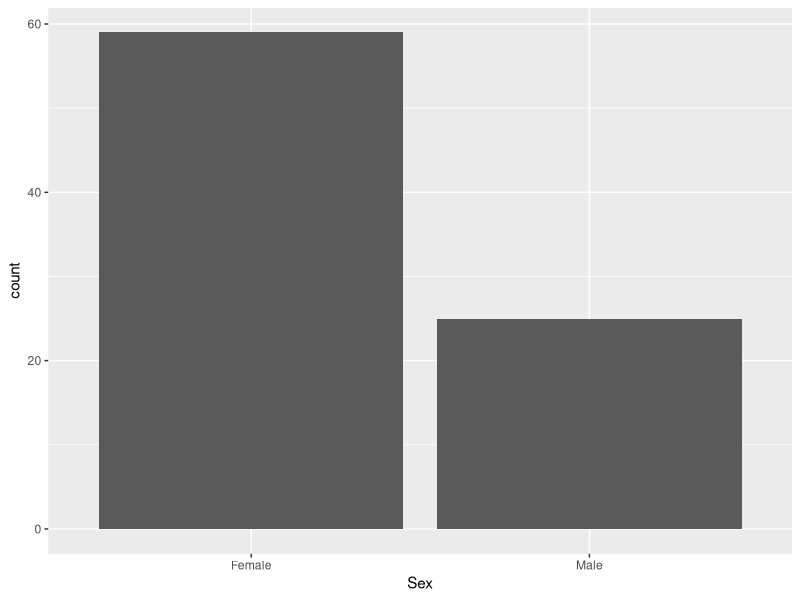
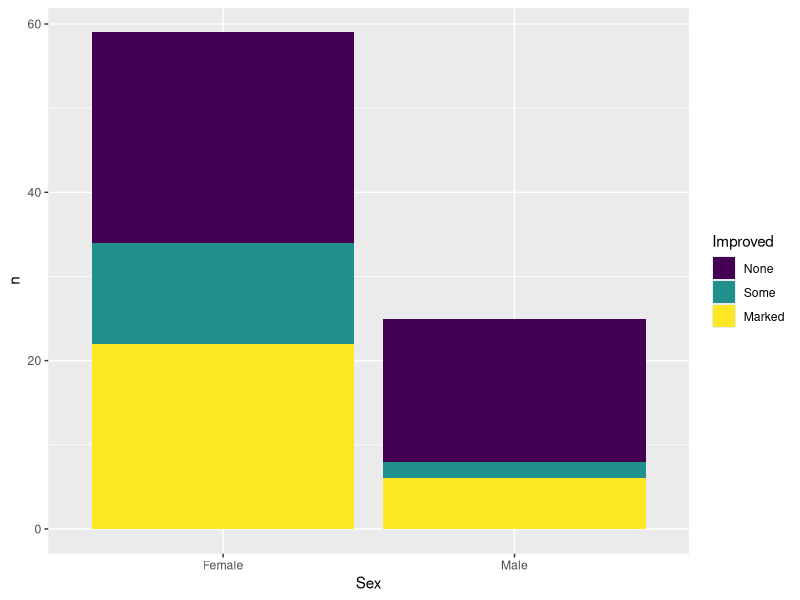
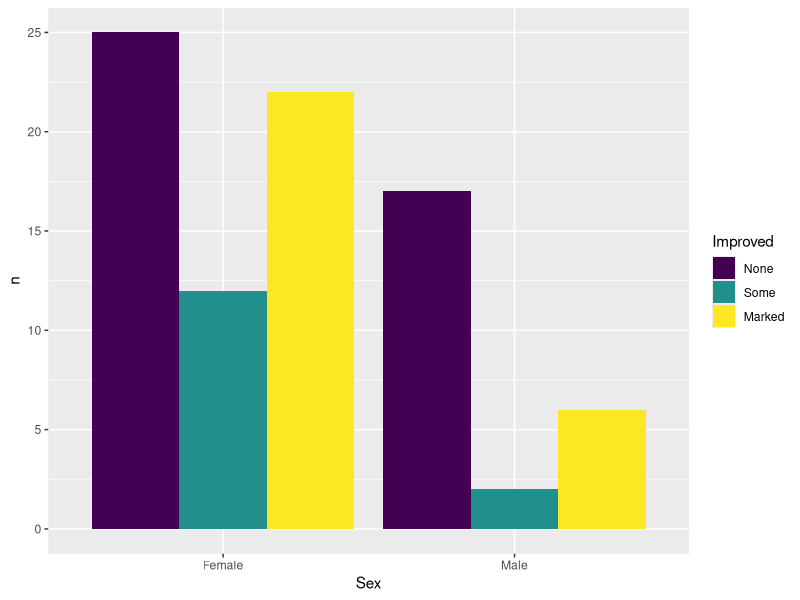
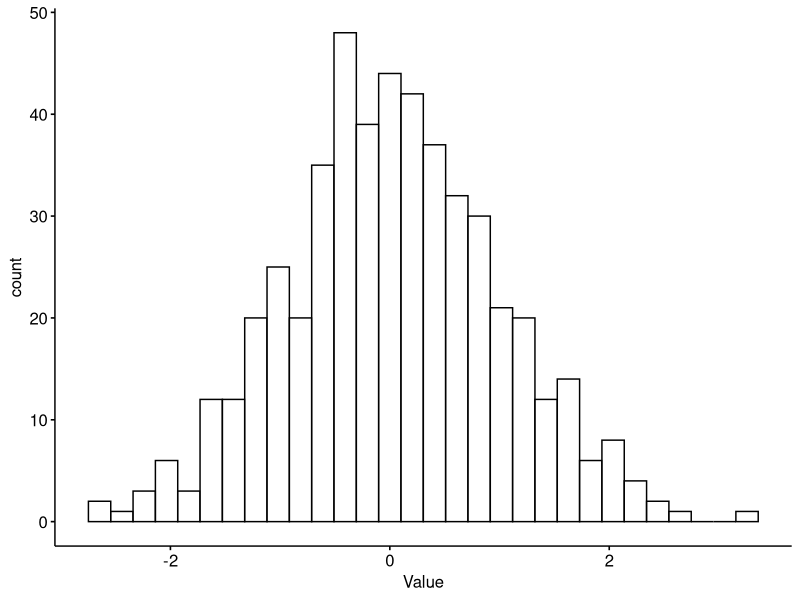
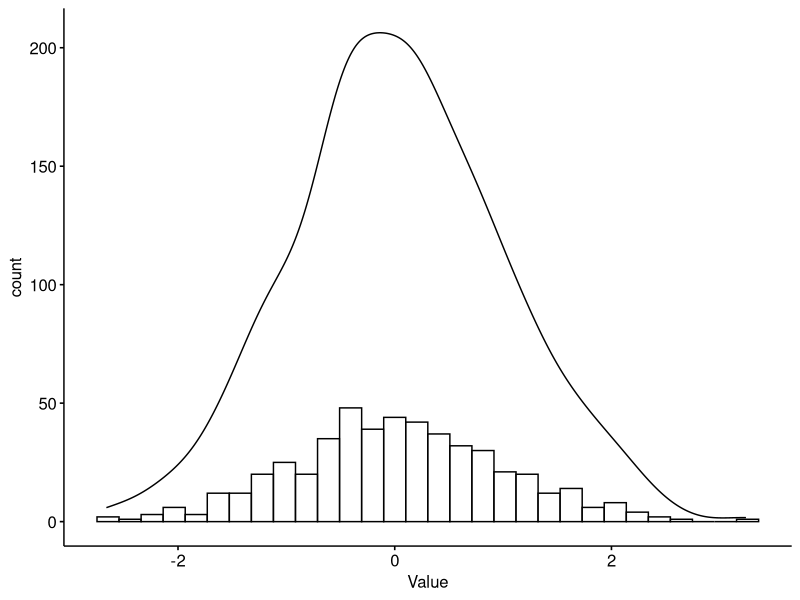
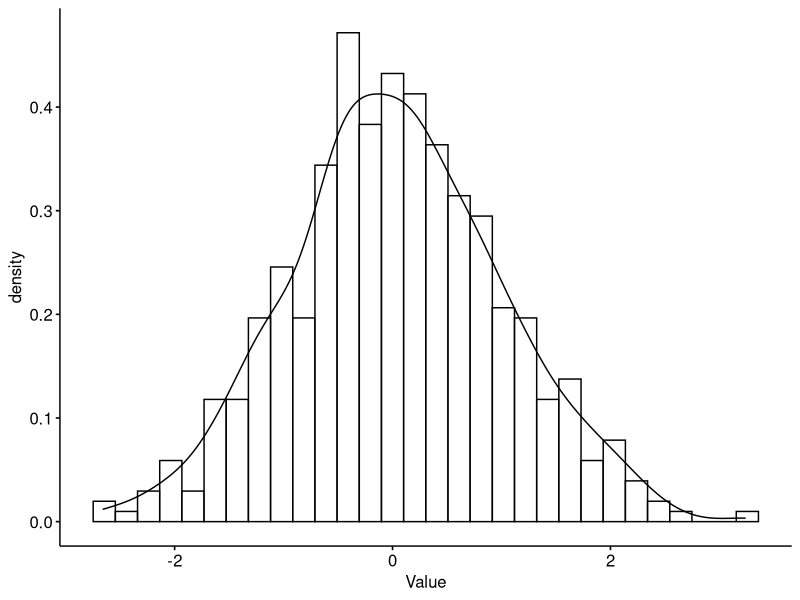
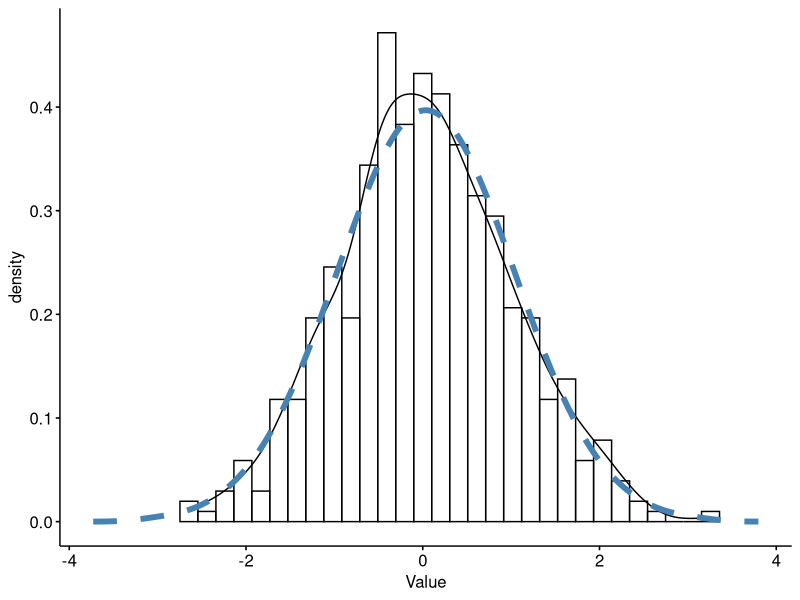
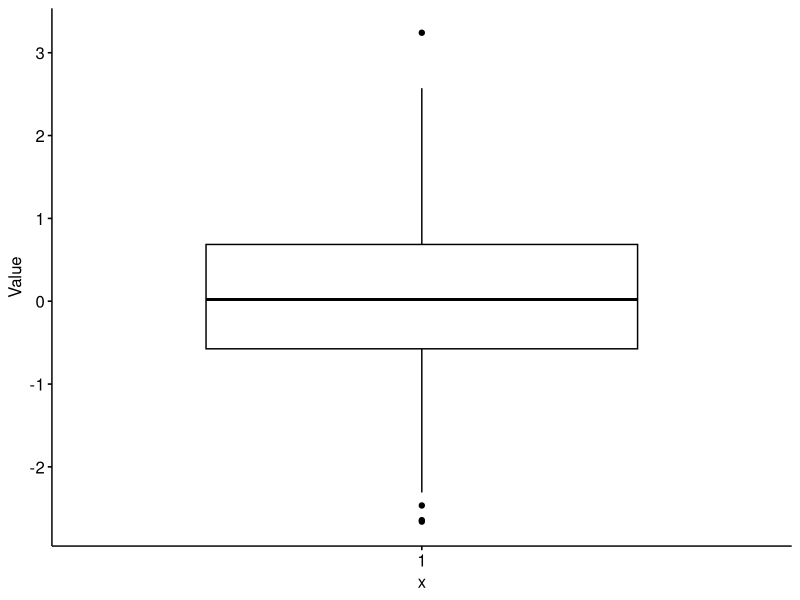

Generate these figures, in order, with R:
## ---- chunk 1
knitr::opts_chunk$set(echo = TRUE,message=FALSE)
## ---- chunk 2
## Load the packages we will need
library(dplyr)
library(ggplot2)
library(rstatix)
library(ggpubr)
library(vcd)
## ---- chunk 3
#let's use the'Arthritis' dataset in the 'vcd' package 
Arthritis
## ---- chunk 4
##one way table (count of one variable)
count(Arthritis,Sex)
## ---- chunk 5
ggplot(Arthritis, aes(x = Sex)) + geom_bar()
## ---- chunk 6
#to get proportion of males and females
freq_table(Arthritis,Sex) 
## ---- chunk 7
count(Arthritis,Sex,Improved)
## ---- chunk 8
count(Arthritis,Sex,Improved) %>% 
ggplot(aes(x = Sex, fill = Improved, y = n)) + geom_col()
## ---- chunk 9
count(Arthritis,Sex,Improved) %>% 
ggplot(aes(x = Sex, fill = Improved, y = n)) + geom_col(position = "dodge")
## ---- chunk 10
freq_table(Arthritis,Sex, Improved)
## ---- chunk 11
freq_table(Arthritis,Improved, Sex)
## ---- chunk 12
Arthritis %>% 
  count(Improved, Treatment) %>% 
  tidyr::pivot_wider(values_from = n,names_from = Improved)
##would also work with names_from Treatment
## ---- chunk 13
Arthritis %>% 
  count(Improved, Treatment) %>% 
  tidyr::pivot_wider(values_from = n,names_from = Improved) %>% 
select(-Treatment)  %>% 
  chisq_test()
## ---- chunk 14
Arthritis %>% 
  count(Improved, Treatment) %>% 
  tidyr::pivot_wider(values_from = n,names_from = Improved) %>%
select(-Treatment)  %>% 
  chisq_test() %>% expected_freq()
## ---- chunk 15
Arthritis %>% 
  count(Improved, Sex) %>% 
  tidyr::pivot_wider(values_from = n,names_from = Improved) %>% 
  select(-Sex)  %>% 
  chisq_test 
## ---- chunk 16
Arthritis %>% 
  count(Improved, Sex) %>% 
  tidyr::pivot_wider(values_from = n,names_from = Improved) %>% 
 select(-Sex)  %>% 
  fisher_test
## ---- chunk 17
Arthritis %>% 
  count(Improved, Sex) %>% 
  tidyr::pivot_wider(values_from = n,names_from = Improved) %>% 
  select(-Sex)  %>% 
  chisq_test %>% 
  expected_freq()
## ---- chunk 18
library(readr)
df1 <- read_csv("data/normal_example.csv")
## ---- chunk 19
View(df1)
## ---- chunk 20
gghistogram(df1,x="Value")
## ---- chunk 21
gghistogram(df1,x="Value",add_density = TRUE)
## ---- chunk 22
gghistogram(df1,x="Value",
            add_density = TRUE,
            y="..density..")
## ---- chunk 23
gghistogram(df1,x="Value",add_density = TRUE,y="..density..") + stat_overlay_normal_density(col="steelblue",lwd=2,lty=2)
## ---- chunk 24
ggboxplot(df1, y = "Value")
## ---- chunk 25
ggviolin(df1, y = "Value")
## ---- chunk 26
ggviolin(df1, y = "Value",add = "jitter")
## ---- chunk 27
ggqqplot(df1, x="Value")
## ---- chunk 28
#shapiro test from rstatix
#p<0.05 ...difference between data and normality..data not normal
#p>0.05 ...no diff between data and normality ..data normally distributed
shapiro_test(df1,Value) 
## ---- chunk 29
df1 %>% 
  get_summary_stats(type="common") 
## ---- chunk 30
df1 %>% 
  get_summary_stats(type = "common") %>% 
  select(mean, sd)
## ---- chunk 31
diet <- read_csv("data/diet.csv")
diet
## ---- chunk 32
diet <- diet %>% 
  mutate(BMI =initial.weight / (height/100)^2)

## ---- chunk 33
diet %>% 
  t_test(BMI ~1)
## ---- chunk 34
diet %>% 
  t_test(BMI ~1,mu = 25,alternative = "greater")
## 25 is the cutoff for overweight
## ---- chunk 35
diet_long <- diet %>% 
  select(contains("weight")) %>% 
  tidyr::pivot_longer(everything(),names_to = "time_point", values_to = "weight") 

diet_long
## ---- chunk 36
diet_long %>% 
  gghistogram(x = "weight", facet.by = "time_point",add_density = TRUE, y = "..density..") + stat_overlay_normal_density(col="red")
## ---- chunk 37
diet_long %>%
  group_by(time_point) %>% 
  shapiro_test(weight)
## ---- chunk 38
diet_long %>%
  t_test(weight ~ time_point)
## ---- chunk 39
diet_long %>%
  t_test(weight ~ time_point, alternative = "less")
## ---- chunk 40
diet_long %>%
  t_test(weight ~ time_point, alternative = "less",paired=TRUE)
## ---- chunk 41
diet_long %>% 
  ggplot(aes(x = time_point, y = weight)) + geom_boxplot() + geom_jitter(width=0.1) + 
  stat_compare_means(method = "t.test",paired=TRUE, method.args = list(alternative = "less"))

?stat_compare_means
## ---- chunk 42
ggpaired(diet, cond1="initial.weight", cond2="final.weight",line.color = "grey") + stat_compare_means(paired=TRUE,method = "t.test")
## ---- chunk 43
diet <- diet %>% 
mutate(wt.loss = initial.weight - final.weight)

## ---- chunk 44
diet %>% 
ggdensity("wt.loss",color = "gender") + stat_overlay_normal_density()

diet %>%  
  group_by(gender) %>% 
  shapiro_test(wt.loss)
## ---- chunk 45

diet %>%
  levene_test(wt.loss~ gender)

#if p value is significant --> difference in variance (unequal variance) -->  use Welch t-test (R default) 
#if p value is not significant --> no difference in variance (equal variance) --> use t-test (add argument var.equal =TRUE)

## ---- chunk 46
diet %>% 
  t_test(wt.loss ~ gender,var.equal = TRUE) 

## ---- chunk 47
diet %>% 
  ggplot(aes(x = gender, y=wt.loss)) + geom_boxplot() + stat_compare_means(method="t.test")
## ---- chunk 48
diet %>% 
  wilcox_test(wt.loss ~ gender)
## ---- chunk 49
diet_long %>% 
  wilcox_test(weight ~ time_point, paired=TRUE)
## ---- chunk 50
#by histogram
diet %>%   
gghistogram(x = "wt.loss", facet.by = "diet.type", add_density = TRUE, y = "..density..") + stat_overlay_normal_density(col="red")

#by Q-Q plot
diet %>% 
  ggqqplot(x = "wt.loss", facet.by = "diet.type")

#by shapiro test
group_by(diet, diet.type) %>% 
  shapiro_test(wt.loss)
## ---- chunk 51
diet %>% 
  anova_test(wt.loss ~ diet.type)

## ---- chunk 52
diet %>%  
  tukey_hsd(wt.loss ~ diet.type)
## ---- chunk 53
ggplot(diet, aes(x = diet.type, y = wt.loss)) + geom_violin() + geom_jitter(width=0.1) + stat_compare_means(method="anova")
## ---- chunk 54
my_comparisons <- list( c("A", "B"), c("A", "C"), c("B", "C") )
ggplot(diet, aes(x = diet.type, y = wt.loss)) + geom_violin() + geom_jitter(width=0.1) + 
  stat_compare_means(method = "t.test",comparisons = my_comparisons)
## ---- chunk 55
stat_res <- diet %>% 
  tukey_hsd(wt.loss ~ diet.type)


ggplot(diet, aes(x = diet.type, y = wt.loss)) + geom_violin() + geom_jitter(width=0.1)+
  stat_pvalue_manual(stat_res, label = "p.adj",y.position = c(11, 13, 15))
## ---- chunk 56
diet %>% 
  kruskal_test(wt.loss ~ diet.type)
## ---- chunk 57
diet %>% 
  dunn_test(wt.loss ~ diet.type, p.adjust.method = "bonferroni")
## ---- chunk 58
ggplot(diet, aes(x = diet.type, y = wt.loss,fill=gender)) + geom_boxplot()
## ---- chunk 59
diet %>% 
  anova_test(wt.loss ~ diet.type*gender)
## ---- chunk 60
diet %>% 
  tukey_hsd(wt.loss ~ diet.type*gender)
## ---- chunk 61
## NEW

tab <- readxl::read_xlsx("data/EX Biostat P1.xlsx") %>% make_clean_names()
##2-Make a cross table showing the gender in the rows and tumor grade in the columns

count(tab, Gender, Tumor.grade)


##3-Define the percentage of Grade III tumors within females 
freq_table(tab, Gender, Tumor.grade)

##4-Use the appropriate test to check if the tumor grade depends on the gender 

count(tab, Gender, Tumor.grade) %>% 
    tidyr::pivot_wider(names_from = Gender,values_from = n) %>% 
  select(-Tumor.grade) %>% 
  chisq_test()

## ---- chunk 62
###NEW

##1-Read the excel file called 'EX Biostat P2' into R 
Biostat2 <- readxl::read_xlsx("data/EX Biostat P2.xlsx")

gghistogram(Biostat2, x = "Age")

gghistogram(Biostat2, x = "Age", add_density = TRUE, y = "..density..") + stat_overlay_normal_density(col="blue")


ggqqplot(Biostat2, x = "Age")
Biostat2 %>% 
  shapiro_test(vars = "Age")
# Age is normally distributed

gghistogram(Biostat2, x = "hospitalization days")

gghistogram(Biostat2, x = "hospitalization days", add_density = TRUE, y = "..density..") + stat_overlay_normal_density(col="blue")


ggqqplot(Biostat2, x = "hospitalization days")
Biostat2 %>% 
  shapiro_test(vars = "hospitalization days")

# hospitalization days NOT normally distributed

get_summary_stats(Biostat2)

## ---- chunk 63
RCC2 <- readxl::read_xlsx("data/RCC2.xlsx")

gghistogram(RCC2, x = "E2F3", 
            y = "..density..",
            facet.by = "gender") + stat_overlay_normal_density(col="blue")

RCC2 %>% 
  group_by(gender) %>% 
  shapiro_test(E2F3)
#both groups normally distributed
#parametric * 2 groups --> t-test

RCC2 %>% 
  group_by(gender) %>% 
  get_summary_stats("E2F3",type="common")

t_test(RCC2, E2F3 ~ gender,var.equal = TRUE)
#ANSWER=REJECT

ggplot(RCC2, aes(x = gender, y = E2F3)) + geom_violin() + geom_jitter(width = 0.1) + stat_compare_means(method = "t.test")

## ---- chunk 64
gghistogram(RCC2, x = "ANXA", facet.by = "Side")

RCC2 %>% 
  group_by(Side) %>% 
  shapiro_test(ANXA)
#not normal
#non-parametric * 2 groups --> Wilcoxon (Mann Whitney U)
wilcox_test(RCC2, ANXA ~ Side)
#ANSWER=REJECT
ggplot(RCC2, aes(x = Side, y = ANXA)) + geom_violin() + geom_jitter() + stat_compare_means()

## ---- chunk 65
gghistogram(RCC2, x = "E2F3", facet.by = "Grade", y = "..density..") + stat_overlay_normal_density() 

#3 groups normal
#parametric * > 2 groups --> ANOVA

anova_test(RCC2, E2F3 ~ Grade)
#there is a difference but between which groups? --> post Hoc
tukey_hsd(RCC2, E2F3 ~ Grade)
#ANSWER= ACCEPT
my_comparisons <- list( c("II", "III"), c("II", "IV"), c("III", "IV") )

ggplot(RCC2, aes(x = Grade, y = E2F3)) + geom_violin() + geom_jitter(width=0.1) + stat_compare_means(method="t.test",comparisons = my_comparisons)


## ---- chunk 66
mir499_data <- 
  RCC2 %>%
  select(contains("mir499")) %>% 
  tidyr::pivot_longer(everything())
gghistogram(mir499_data, x = "value", facet.by = "name")

mir499_data %>% 
  group_by(name) %>% 
  shapiro_test(value)
#not normal
#non-parametric * 2 paired groups --> Wilcoxon signed rank test

mir499_data %>% 
  wilcox_test(value ~ name, paired = TRUE,alternative = "greater")
mir499_data %>% 
  group_by(name) %>% 
  get_summary_stats(value)
#it increases after ttt
#ANSWER = REJECT   
## ---- chunk 67
gghistogram(RCC2, x = "DFFA", facet.by = "Grade")
#not normal
#non-parametric * > 2 groups --> kruskal Wallis
RCC2 %>% 
  kruskal_test(DFFA ~ Grade)
#ANSWER= REJECT
#No need to perform post-hoc test
